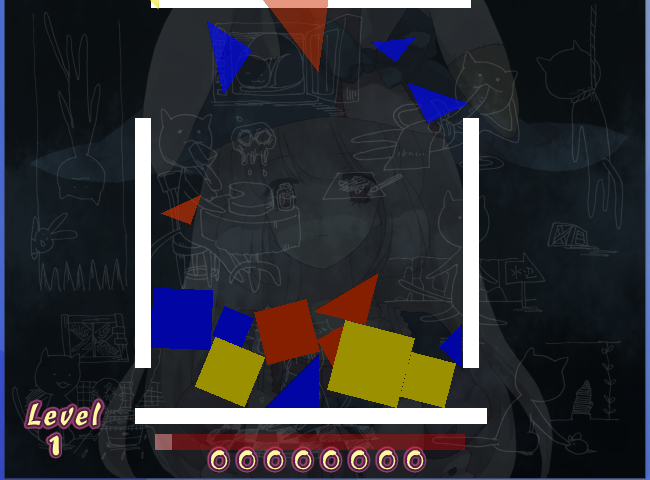
#> input picture game_region_raw.png, 650 x 480 px; its folder holds only this picture in this run
$ python -i score_ocr.py   (imports and definitions only)
#> lines starting #> are read from the running program, lines starting #| are printed output that depends on the picture; after the words box and inside, x2 and y2 are one past the last pixel; in counts of white or black regions, pixels touching at a corner belong together
#> further down, picture is the input picture: shape (480, 650, 3); mean B, G, R 51.5, 47, 46.8
from __future__ import annotations

from dataclasses import dataclass
from pathlib import Path
import re

import cv2
import numpy as np

from irisu_blackbox.config import Rect

try:
    import pytesseract
except Exception:  # pragma: no cover - optional dependency
    pytesseract = None


_DIGITS_RE = re.compile(r"\d+")
_TEMPLATE_SUFFIXES = (".png", ".jpg", ".jpeg", ".bmp", ".webp")
_TEMPLATE_CANVAS_SIZE = (36, 24)  # h, w
_TEMPLATE_MARGIN = 2
_TEMPLATE_CACHE: dict[str, dict[int, np.ndarray]] = {}


@dataclass(slots=True)
class ScoreOCRReading:
    score: int
    confidence: float
    digit_len: int
    source: str = "unknown"


# [19 lines left out: functions _digit_from_stem, _find_true_spans, not called in this run]


def _build_digit_mask(image: np.ndarray) -> np.ndarray:
    if image.ndim == 2:
        gray = image
        hsv = None
    else:
        gray = cv2.cvtColor(image, cv2.COLOR_BGR2GRAY)
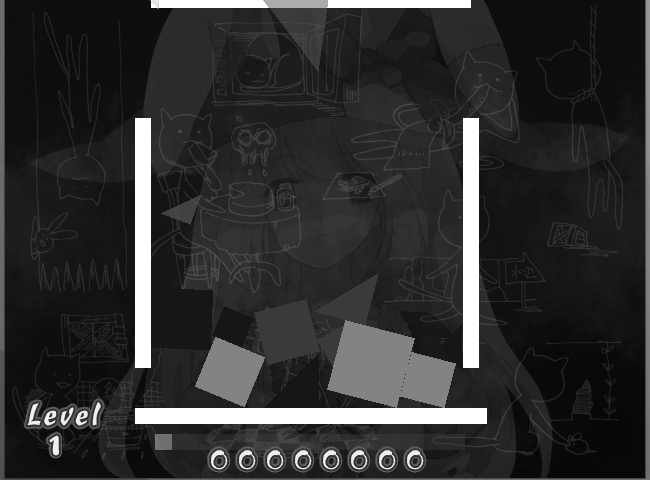
#> gray: shape (480, 650); min 7, max 255, mean 47.5
        hsv = cv2.cvtColor(image, cv2.COLOR_BGR2HSV)
#> hsv: shape (480, 650, 3); mean H, S, V 95.4, 97.3, 61.5

    gray = cv2.GaussianBlur(gray, (3, 3), 0)
    _, otsu = cv2.threshold(gray, 0, 255, cv2.THRESH_BINARY + cv2.THRESH_OTSU)
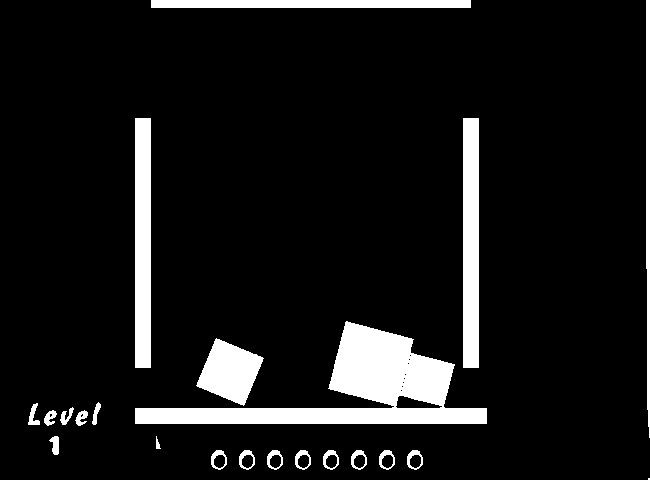
#> otsu: shape (480, 650); 9.4% white; 22 white regions (1 under 20 px), largest, box (x1, y1, x2, y2) and area: (135, 321, 487, 424) 12601, (135, 118, 151, 368) 4000, (463, 118, 479, 368) 4000
    if np.count_nonzero(otsu) > (0.6 * otsu.size):
        otsu = cv2.bitwise_not(otsu)

    if hsv is None:
        mask = otsu
    else:
        # Score glyphs are warm/yellow with a dark outline. Prefer warm mask when possible.
        warm_mask = cv2.inRange(
            hsv,
            np.array([8, 25, 45], dtype=np.uint8),
            np.array([55, 255, 255], dtype=np.uint8),
        )
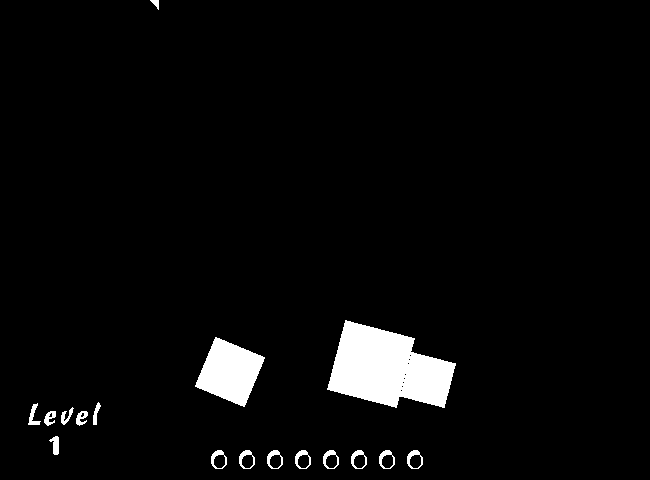
#> warm_mask: shape (480, 650); 3.8% white; 17 white regions, largest, box (x1, y1, x2, y2) and area: (327, 320, 456, 408) 7300, (195, 337, 265, 407) 2916, (211, 450, 227, 469) 124
        if np.count_nonzero(warm_mask) >= max(10, int(0.01 * warm_mask.size)):
            mask = warm_mask
        else:
            mask = otsu

    mask = cv2.morphologyEx(mask, cv2.MORPH_OPEN, np.ones((2, 2), dtype=np.uint8))
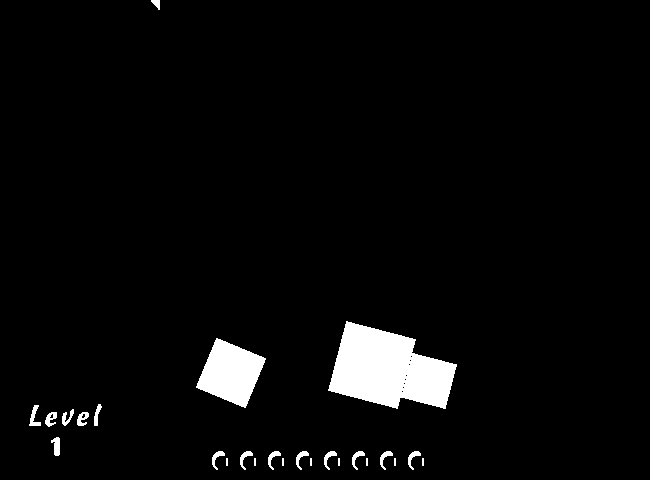
#> mask: shape (480, 650); 3.8% white; 25 white regions (8 under 20 px), largest, box (x1, y1, x2, y2) and area: (328, 321, 457, 409) 7300, (196, 338, 266, 408) 2916, (29, 405, 41, 426) 118
    mask = cv2.morphologyEx(mask, cv2.MORPH_CLOSE, np.ones((3, 3), dtype=np.uint8))
#> mask: shape (480, 650); 3.8% white; 25 white regions (8 under 20 px), largest, box (x1, y1, x2, y2) and area: (328, 321, 457, 409) 7309, (196, 338, 266, 408) 2916, (29, 405, 41, 426) 119
    return mask


# [518 lines left out: functions _normalize_digit_mask, _segment_digit_masks, _find_template_file, _load_digit_templates, _binary_dice_score, _classify_digit_mask and 8 more, not called in this run]

>>> import cv2
>>> picture = cv2.imread('../../game_region_raw.png')
>>> result = _build_digit_mask(picture)

$ run again, on live_overlay.png
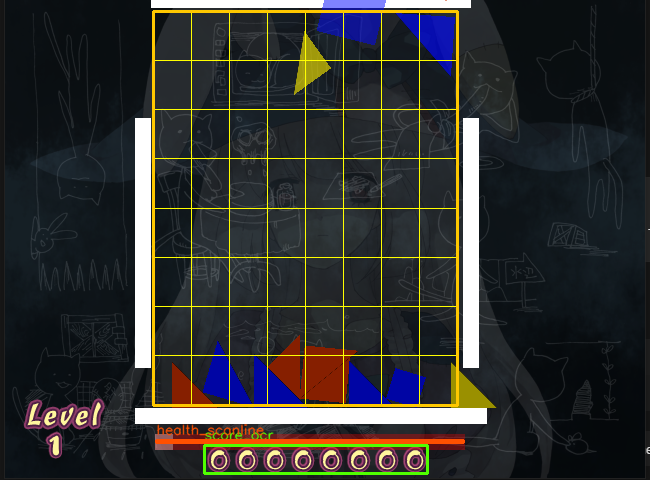
#> input picture live_overlay.png, 650 x 480 px
#> picture is the input picture: shape (480, 650, 3); mean B, G, R 47.8, 49.9, 49.2
#> hsv: shape (480, 650, 3); mean H, S, V 92.4, 93.4, 62.1
#> in _build_digit_mask, `_, otsu = cv2.threshold(gray, 0, 255, cv2.THRESH_BINARY + cv2.THRESH_O..`:
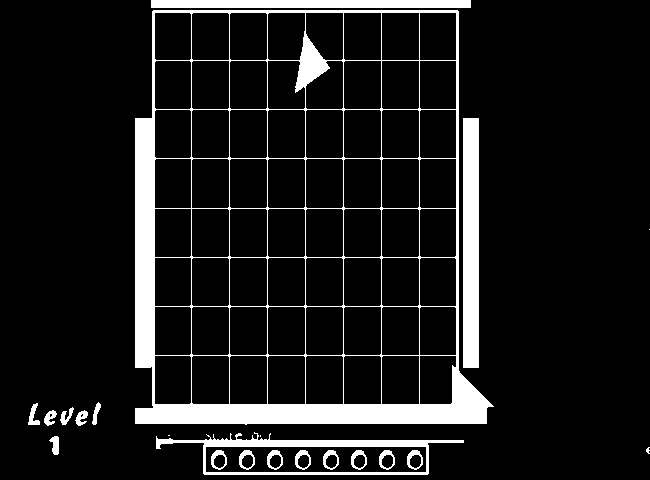
#> otsu: shape (480, 650); 10.3% white; 22 white regions (4 under 20 px), largest, box (x1, y1, x2, y2) and area: (135, 10, 494, 425) 21064, (463, 118, 479, 368) 4000, (156, 432, 464, 475) 2819
#> warm_mask: shape (480, 650); 5.2% white; 22 white regions (2 under 20 px), largest, box (x1, y1, x2, y2) and area: (152, 10, 497, 408) 10912, (155, 424, 465, 475) 3518, (157, 424, 181, 435) 131
#> in _build_digit_mask, `mask = cv2.morphologyEx(mask, cv2.MORPH_CLOSE, np.ones((3, 3), dtype=n..`:
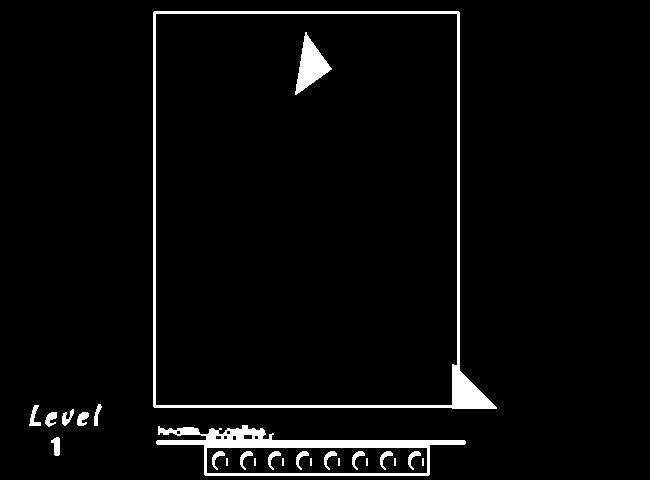
#> mask: shape (480, 650); 3.7% white; 25 white regions (8 under 20 px), largest, box (x1, y1, x2, y2) and area: (153, 11, 497, 409) 5135, (156, 425, 466, 476) 3904, (295, 32, 332, 95) 1064

$ run again, on live_overlay_tuned.png
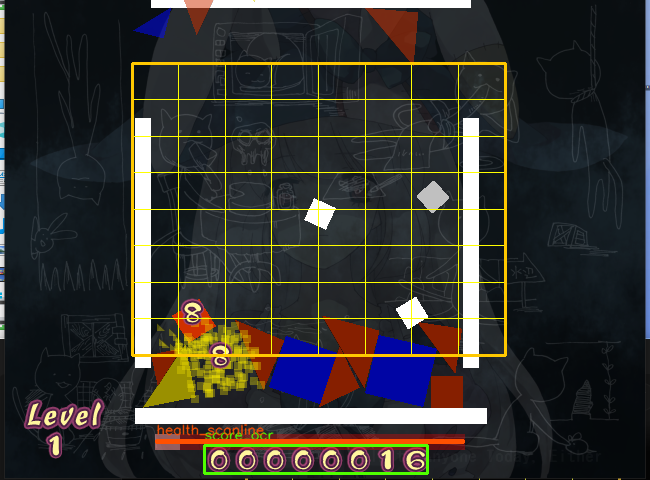
#> input picture live_overlay_tuned.png, 650 x 480 px
#> picture is the input picture: shape (480, 650, 3); mean B, G, R 49.2, 53.1, 53.9
#> hsv: shape (480, 650, 3); mean H, S, V 90.6, 97.2, 66.5
#> in _build_digit_mask, `_, otsu = cv2.threshold(gray, 0, 255, cv2.THRESH_BINARY + cv2.THRESH_O..`:
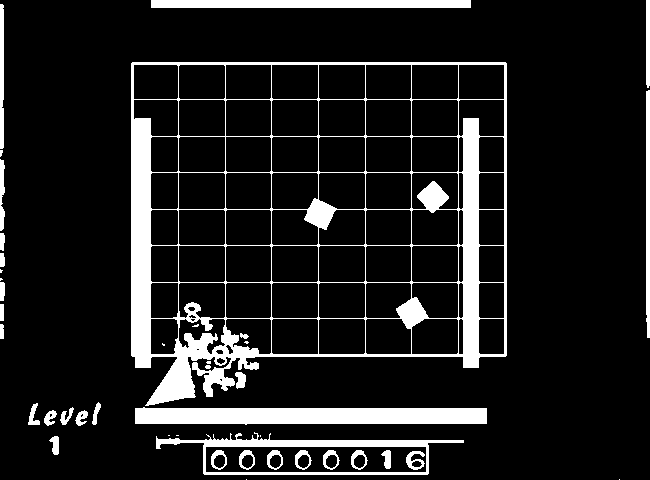
#> otsu: shape (480, 650); 12.1% white; 42 white regions (12 under 20 px), largest, box (x1, y1, x2, y2) and area: (131, 62, 507, 406) 22019, (135, 407, 487, 425) 5636, (156, 432, 464, 475) 2840
#> warm_mask: shape (480, 650); 6.3% white; 43 white regions (18 under 20 px), largest, box (x1, y1, x2, y2) and area: (131, 62, 507, 408) 13725, (155, 424, 465, 475) 3518, (406, 451, 425, 470) 159
#> in _build_digit_mask, `mask = cv2.morphologyEx(mask, cv2.MORPH_CLOSE, np.ones((3, 3), dtype=n..`:
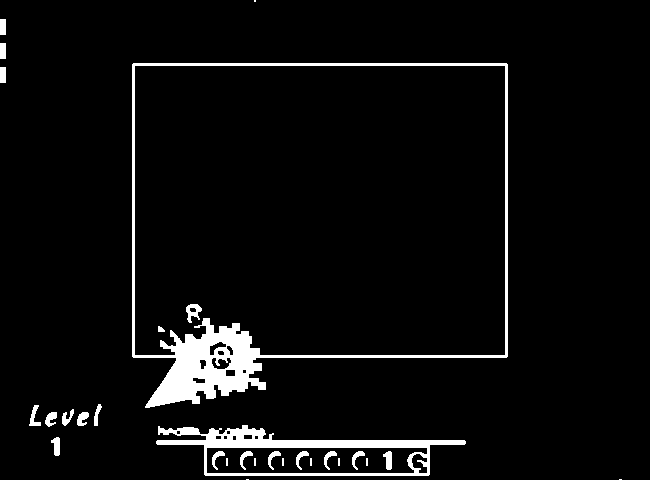
#> mask: shape (480, 650); 4.9% white; 29 white regions (9 under 20 px), largest, box (x1, y1, x2, y2) and area: (132, 63, 508, 408) 9281, (156, 425, 466, 476) 4081, (186, 304, 202, 323) 164
